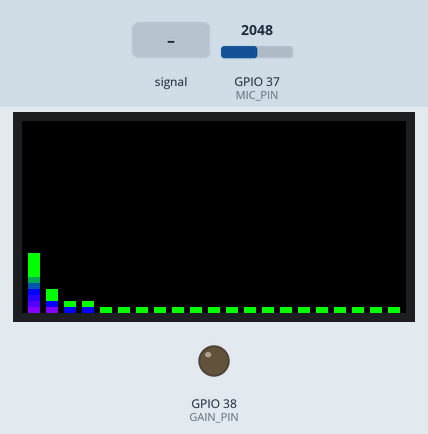
A sketch run on a simulated ESP32. On the bench: 64×32 colour display, output pins drawn as LEDs (lit = HIGH). The inputs (shaded band) are chosen by the test bench; at power-on: GPIO 37 (MIC_PIN) = 2048. What the sketch prints to the serial monitor is not drawn.

Above: at 2.2 s.
2.3 s: GPIO 37 (MIC_PIN) fed a 200 Hz sine of ±327 counts around its level
At 3.52 s:
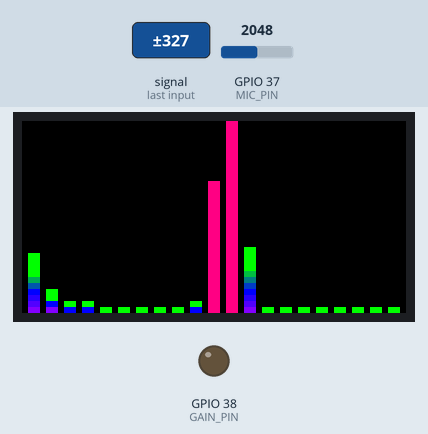
3.8 s: GPIO 37 (MIC_PIN) set to 491
At 5.16 s:
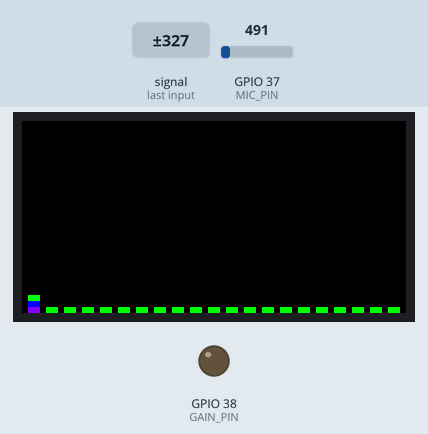
5.3 s: GPIO 37 (MIC_PIN) set to 1228
At 6.57 s:
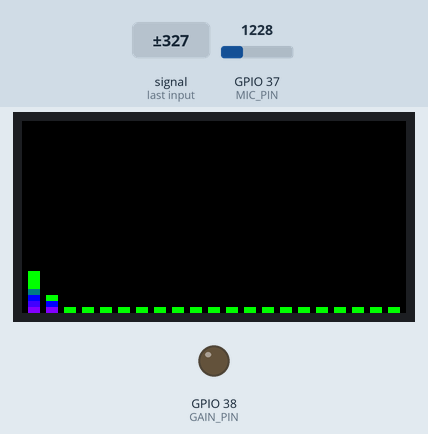
6.8 s: GPIO 37 (MIC_PIN) fed a 1000 Hz sine of ±1023 counts around its level
At 8.2 s:
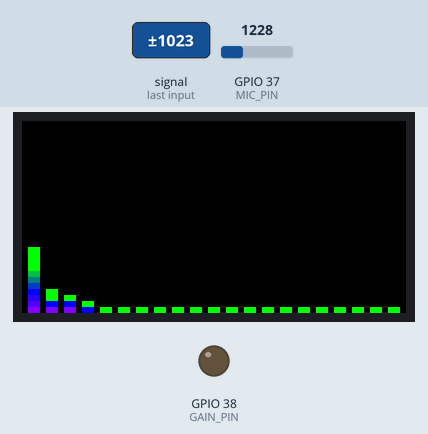
8.4 s: GPIO 37 (MIC_PIN) set to 4095
At 10.7 s:
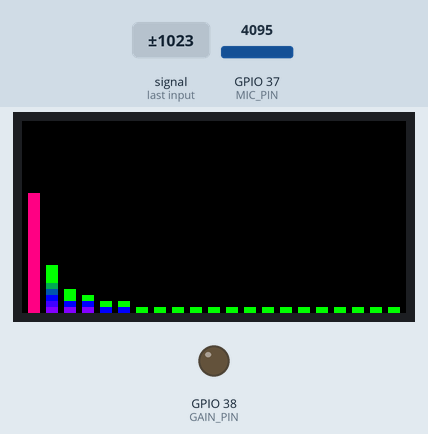

Measured:
- after the input at 2.3 s, the display: first changes after 0.05 s (image 1 shows a later state)
- after the input at 5.3 s, the display: first changes after 0.05 s (image 3 shows a later state)
- after the input at 6.8 s, the display: first changes after 0.10 s (image 4 shows a later state)

The sketch:

MicVisualizer.ino
```cpp
/*/
©2024 SC5K Systems
Not for commercial use
/*/


#include <Adafruit_Protomatter.h>
#include "arduinoFFT.h"

// Matrix size definitions
#define WIDTH 64
#define HEIGHT 32

// RGB matrix pinout for MatrixPortal S3-ESP32
uint8_t rgbPins[]  = {42, 41, 40, 38, 39, 37};
uint8_t addrPins[] = {45, 36, 48, 35, 21};
uint8_t clockPin   = 2;
uint8_t latchPin   = 47;
uint8_t oePin      = 14;

// Initialize the Protomatter matrix
Adafruit_Protomatter matrix(
  WIDTH, 6, 1, rgbPins, 4, addrPins, clockPin, latchPin, oePin, true
);

// FFT configuration
#define MIC_PIN A1
#define GAIN_PIN A2
const uint16_t samples = 64;
const double samplingFrequency = 1000;
double vReal[samples];
double vImag[samples];
ArduinoFFT<double> FFT = ArduinoFFT<double>(vReal, vImag, samples, samplingFrequency);

int barHeights[WIDTH / 3];
bool redlined[WIDTH / 3];

const int smoothingFactor = 4;
double smoothedInput[samples];

void setup() {
  Serial.begin(115200);
  delay(1000);

  pinMode(GAIN_PIN, OUTPUT);
  digitalWrite(GAIN_PIN, LOW);

  ProtomatterStatus status = matrix.begin();
  if (status != PROTOMATTER_OK) {
    Serial.print("Matrix initialization failed with status: ");
    Serial.println((int)status);
    for (;;);
  }

  for (int i = 0; i < WIDTH / 3; i++) {
    barHeights[i] = 1;
    redlined[i] = false;
  }

  Serial.println("MatrixPortal setup complete.");
}

void readFFT() {
  unsigned long microseconds = micros();

  for (int i = 0; i < samples; i++) {
    double rawInput = analogRead(MIC_PIN);
    smoothedInput[i] = (smoothedInput[i] * (smoothingFactor - 1) + rawInput) / smoothingFactor;
    vReal[i] = smoothedInput[i];
    vImag[i] = 0;

    while (micros() - microseconds < (1000000 / samplingFrequency)) {
      // Wait for next sample
    }
    microseconds += (1000000 / samplingFrequency);
  }

  FFT.windowing(FFTWindow::Hamming, FFTDirection::Forward);
  FFT.compute(FFTDirection::Forward);
  FFT.complexToMagnitude();

  for (int i = 2; i < (WIDTH / 3) + 2; i++) {
    barHeights[i - 2] = map(vReal[i], 0, 1023, 1, HEIGHT);
    redlined[i - 2] = (barHeights[i - 2] > HEIGHT * 0.6);
  }
}

void drawBars() {
  int barWidth = 2;       // Use 2 pixels wide bars
  int barGap = 1;         // 1 pixel gap between bars
  int numBars = WIDTH / (barWidth + barGap); // Calculate number of bars based on matrix width

  // Calculate offset for centering the bars on the 64-pixel wide matrix
  int offsetX = (WIDTH - (numBars * (barWidth + barGap) - barGap)) / 2;

  for (int i = 0; i < numBars; i++) {
    int barX = offsetX + i * (barWidth + barGap);  // Start drawing from the offset position

    // Clear the entire area where the bar will be drawn first
    for (int y = 0; y < HEIGHT; y++) {
      for (int x = barX; x < barX + barWidth; x++) {
        matrix.drawPixel(x, HEIGHT - y - 1, 0);  // Clear the pixel (black)
      }
    }

    // Now draw the bar with the updated height and colors
    for (int y = 0; y < barHeights[i]; y++) {
      uint16_t color;
      if (redlined[i]) {
        color = matrix.color565(255, 0, 128); // Violent pink when redlined
      } else {
        color = getBarColor(y, barHeights[i]); // Dynamic gradient
      }

      // Draw the pixels for this bar
      for (int x = barX; x < barX + barWidth; x++) {
        matrix.drawPixel(x, HEIGHT - y - 1, color); // Draw from bottom to top
      }
    }
  }
}

uint16_t getBarColor(int y, int barHeight) {
  int gradientHeight = barHeight;

  if (y < gradientHeight / 3) {
    uint8_t red = map(y, 0, gradientHeight / 3, 128, 0);
    uint8_t blue = 255;
    return matrix.color565(red, 0, blue);
  } else if (y < (2 * gradientHeight / 3)) {
    uint8_t blue = map(y, gradientHeight / 3, (2 * gradientHeight / 3), 255, 0);
    uint8_t green = map(y, gradientHeight / 3, (2 * gradientHeight / 3), 0, 255);
    return matrix.color565(0, green, blue);
  } else {
    return matrix.color565(0, 255, 0);
  }
}

void loop() {
  readFFT();
  drawBars();
  matrix.show();
  delay(20); // Adjust for smoother animation
}
```
